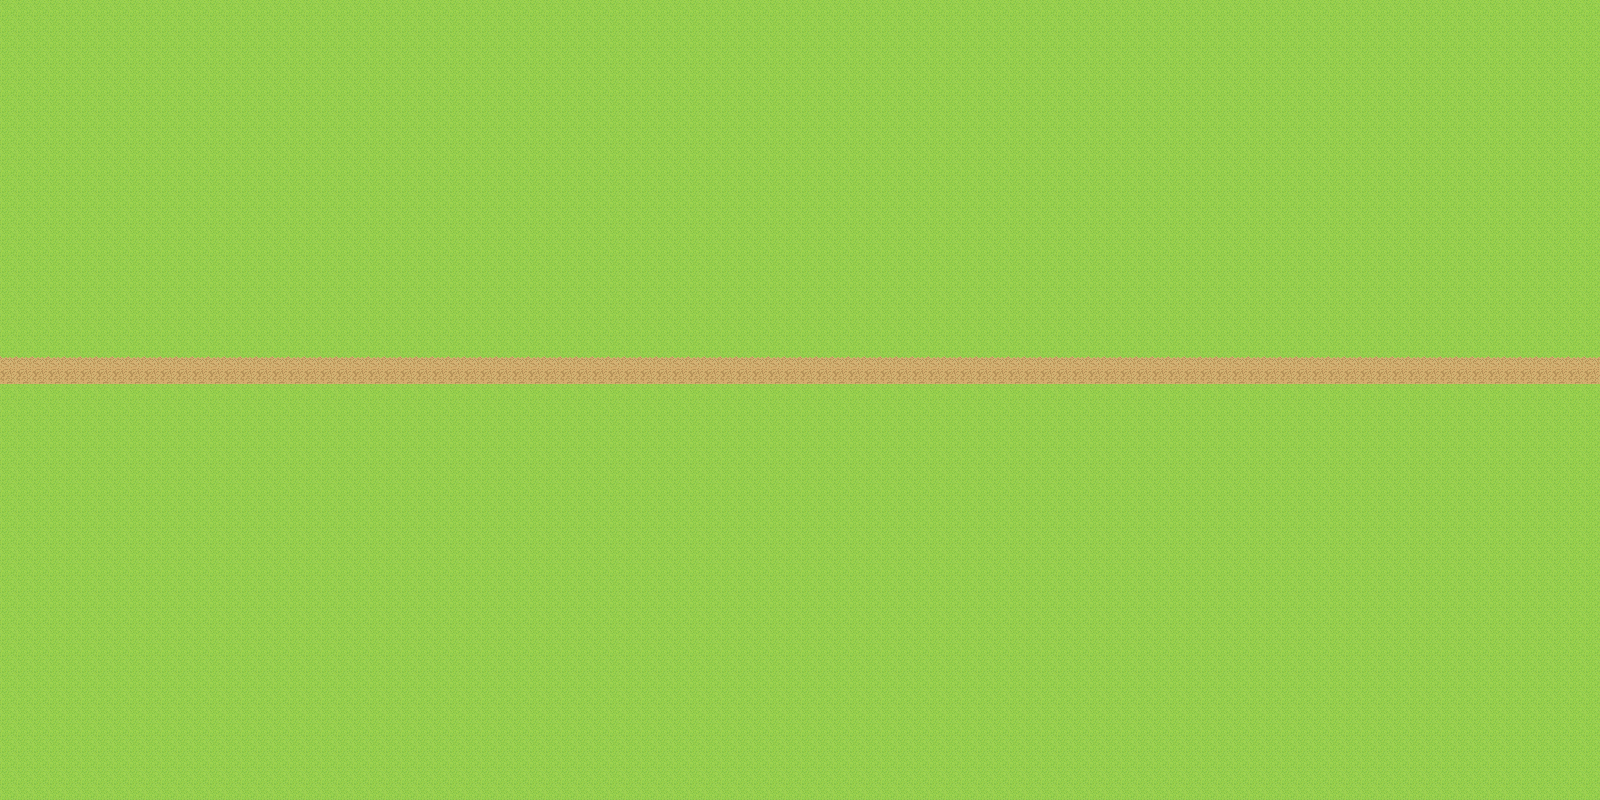

Tiled map render using the project's own tile images. Description and the map definition, with tile-layer contents summarised, below:
An orthogonal 100x50 tile map with 16x16 px tiles, 1 tile layer (Tile Layer 1), 2 tilesets.

<map version="1.0" orientation="orthogonal" width="100" height="50" tilewidth="16" tileheight="16">
 <tileset firstgid="1" name="Grass" tilewidth="16" tileheight="16">
  <image source="grass_tileset.png" width="48" height="64" />
 </tileset>
 <tileset firstgid="13" name="Shadows" tilewidth="16" tileheight="16">
  <image source="shadow_tileset.png" width="64" height="32" />
 </tileset>
 <layer name="Tile Layer 1" width="100" height="50">
  <properties>
   <property name="ground" value="true" />
  </properties>
  <data>[5000 cells, 5000 non-empty, 3 distinct tile ids]</data>
 </layer>
</map>
